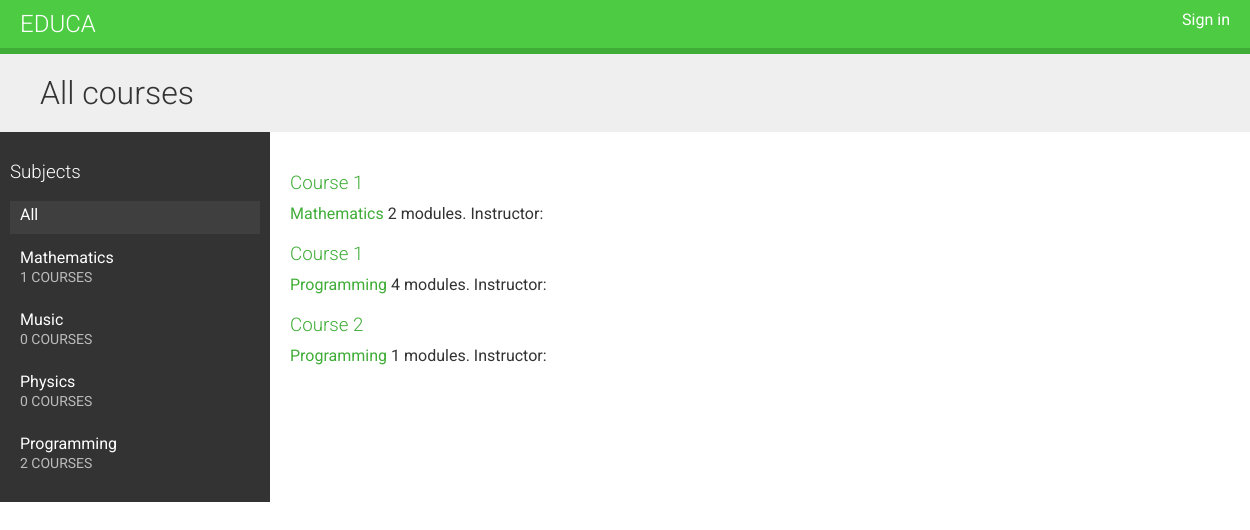
Before: / with the older database file.
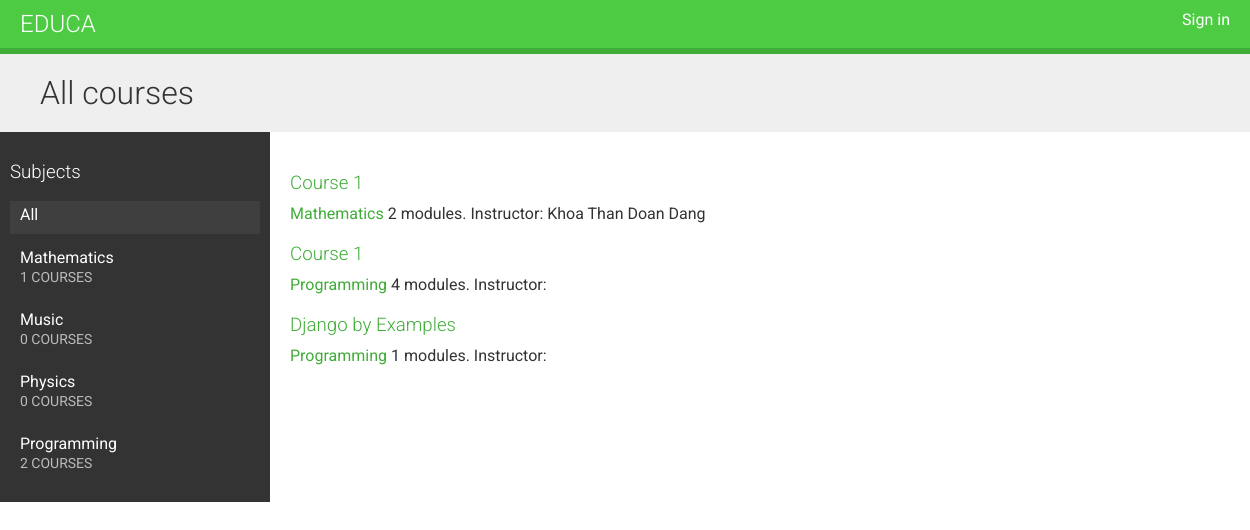
After: the same page with the newer database file.
### courses/models.py (models this page shows, shortened)
class Course(models.Model):
    owner = models.ForeignKey(User, related_name='courses_created')
    subject = models.ForeignKey(Subject, related_name='courses')
    title = models.CharField(max_length=200)
    slug = models.SlugField(max_length=200, unique=True)
    overview = models.TextField()
    created = models.DateTimeField(auto_now_add=True)
    students = models.ManyToManyField(
        User, related_name='courses_joined', blank=True)
    class Meta:
        ordering = ('-created', )

class Subject(models.Model):
    title = models.CharField(max_length=200)
    slug = models.CharField(max_length=200, unique=True)
    class Meta:
        ordering = ('title', )

### courses/views.py (the view)
# urls.py: url(r'^$', CourseListView.as_view(), name='course_list'),
class CourseListView(TemplateResponseMixin, View):
    model = Course
    template_name = 'courses/course/list.html'
    def get(self, request, subject=None):
        subjects = cache.get('all_subjects')
        if not subjects:
            subjects = Subject.objects.annotate(total_courses=Count('courses'))
            cache.set('all_subjects', subjects)
        all_courses = Course.objects.annotate(total_modules=Count('modules'))
        if subject:
            subject = get_object_or_404(Subject, slug=subject)
            key = 'subject_{}_courses'.format(subject.id)
            courses = cache.get(key)
            if not courses:
                courses = all_courses.filter(subject=subject)
                cache.set(key, courses)
        else:
            courses = cache.get('all_courses')
            if not courses:
                courses = all_courses
                cache.set('all_courses', courses)
        return self.render_to_response({
            'subjects': subjects,
            'subject': subject,
            'courses': courses
        })

### courses/templates/courses/course/list.html (shortened to what this page needs)
{% extends "base.html" %}
{% block content %}
    <h1>
        {% if subject %}
            {{ subject.title }} courses
        {% else %}
            All courses
        {% endif %}
    </h1>
    <div class="contents">
        <h3>Subjects</h3>
        <ul id="modules">
            <li {% if not subject %} class="selected"{% endif %}>
                <a href="{% url "course_list" %}">All</a>
            </li>
            {% for s in subjects  %}
                <li {% if s == subject %}class="selected"{% endif %}>
                    <a href="{% url "course_list_subject" s.slug %}">
                        {{ s.title }}
                        <br>
                        <span>{{ s.total_courses }} courses</span>
                    </a>
                </li>
            {% endfor %}
        </ul>
    </div>
    <div class="module">
        {% for course in courses  %}
            {% with subject=course.subject %}
                <h3>
                    <a href="{% url "course_detail" course.slug %}">
                        {{ course.title }}
                    </a>
                </h3>
                <p>
                    <a href="{% url "course_list_subject" subject.slug %}">{{ subject.title }}</a>
                    {{ course.total_modules }} modules.
                    Instructor: {{ course.owner.get_full_name }}
                </p>
            {% endwith %}
        {% endfor %}
    </div>
{% endblock content %}

Changed rows visible on the page:
changed Course "Mathematics": owner.get_full_name (not shown) → "Khoa Than Doan Dang"
changed Course: title "Course 2" → "Django by Examples"
